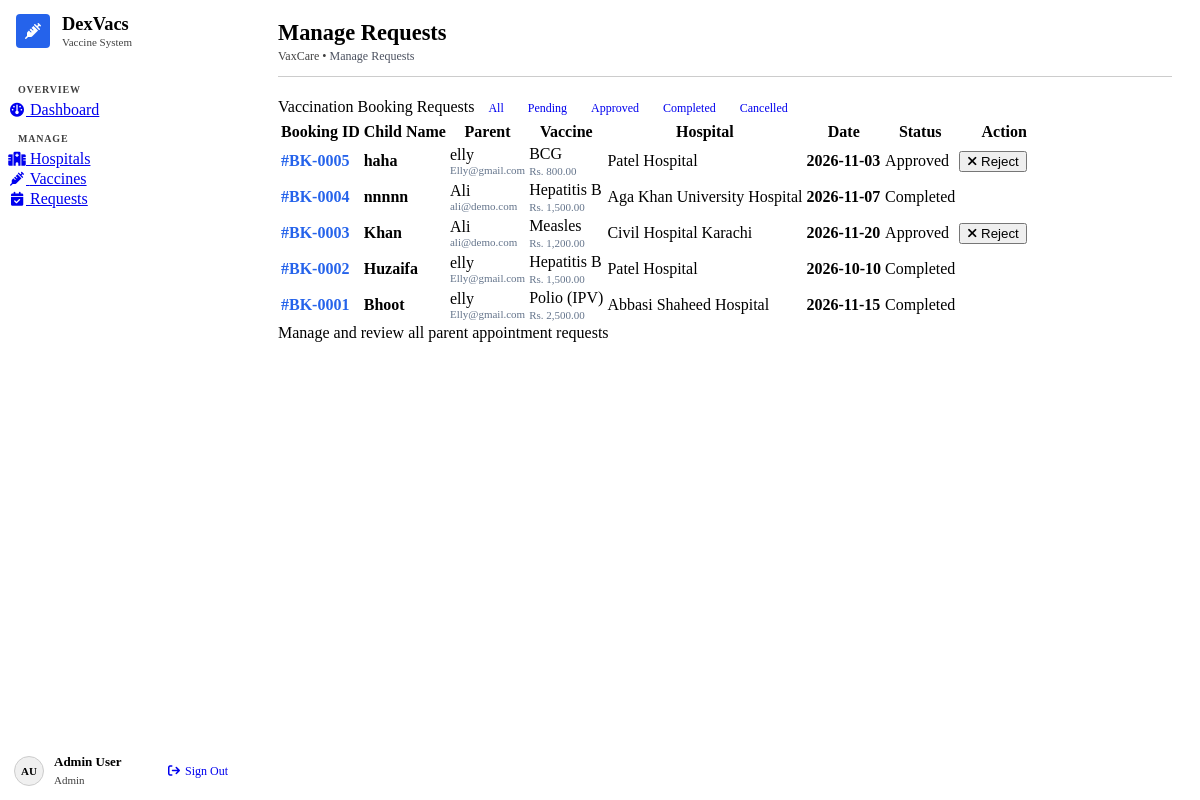
Page /admin/manage-requests.php (signed in) on the committed database.
### tables this page shows
CREATE TABLE `bookings` (
  `id` int(11) NOT NULL AUTO_INCREMENT,
  `child_id` int(11) NOT NULL,
  `hospital_id` int(11) NOT NULL,
  `vaccine_id` int(11) NOT NULL,
  `booking_date` date NOT NULL,
  `status` enum('Pending','Approved','Completed','Cancelled') DEFAULT 'Pending',
  `created_at` timestamp NOT NULL DEFAULT current_timestamp(),
  PRIMARY KEY (`id`),
  KEY `child_id` (`child_id`),
  KEY `hospital_id` (`hospital_id`),
  KEY `vaccine_id` (`vaccine_id`),
  CONSTRAINT `bookings_ibfk_1` FOREIGN KEY (`child_id`) REFERENCES `children` (`id`) ON DELETE CASCADE,
  CONSTRAINT `bookings_ibfk_2` FOREIGN KEY (`hospital_id`) REFERENCES `hospitals` (`id`) ON DELETE CASCADE,
  CONSTRAINT `bookings_ibfk_3` FOREIGN KEY (`vaccine_id`) REFERENCES `vaccines` (`id`) ON DELETE CASCADE
);

CREATE TABLE `children` (
  `id` int(11) NOT NULL AUTO_INCREMENT,
  `name` varchar(100) NOT NULL,
  `parent_id` int(11) NOT NULL,
  `vaccine_id` int(11) NOT NULL,
  `hospital_id` int(11) NOT NULL,
  `dob` date DEFAULT NULL,
  `gender` enum('Male','Female','Other') DEFAULT 'Male',
  `status` enum('Not vaccinated','Vaccinated') NOT NULL DEFAULT 'Not vaccinated',
  `certificate_sent` tinyint(1) DEFAULT 0,
  `created_at` timestamp NOT NULL DEFAULT current_timestamp(),
  PRIMARY KEY (`id`),
  KEY `parent_id` (`parent_id`),
  KEY `vaccine_id` (`vaccine_id`),
  KEY `hospital_id` (`hospital_id`),
  CONSTRAINT `children_ibfk_1` FOREIGN KEY (`parent_id`) REFERENCES `users` (`id`) ON DELETE CASCADE,
  CONSTRAINT `children_ibfk_2` FOREIGN KEY (`vaccine_id`) REFERENCES `vaccines` (`id`) ON DELETE CASCADE,
  CONSTRAINT `children_ibfk_3` FOREIGN KEY (`hospital_id`) REFERENCES `hospitals` (`id`) ON DELETE CASCADE
);

CREATE TABLE `users` (
  `id` int(11) NOT NULL AUTO_INCREMENT,
  `email` varchar(255) NOT NULL,
  `password` varchar(255) NOT NULL,
  `name` varchar(100) NOT NULL,
  `phone` varchar(30) DEFAULT NULL,
  `role` enum('Parent','Hospital','Admin') NOT NULL DEFAULT 'Parent',
  `created_at` timestamp NOT NULL DEFAULT current_timestamp(),
  PRIMARY KEY (`id`),
  UNIQUE KEY `email` (`email`)
);

CREATE TABLE `vaccines` (
  `id` int(11) NOT NULL AUTO_INCREMENT,
  `name` varchar(100) NOT NULL,
  `description` text DEFAULT NULL,
  `price` decimal(10,2) NOT NULL,
  `status` enum('Available','Unavailable') NOT NULL DEFAULT 'Available',
  `created_at` timestamp NOT NULL DEFAULT current_timestamp(),
  PRIMARY KEY (`id`)
);

CREATE TABLE `hospitals` (
  `id` int(11) NOT NULL AUTO_INCREMENT,
  `name` varchar(150) NOT NULL,
  `location` varchar(255) NOT NULL,
  `phone` varchar(30) DEFAULT NULL,
  `status` enum('Active','Inactive') DEFAULT 'Active',
  `created_at` timestamp NOT NULL DEFAULT current_timestamp(),
  PRIMARY KEY (`id`)
);

### admin/manage-requests.php (the view, shortened to what this page needs)
<?php
require_once __DIR__ . '/../config/db.php';
$status_filter = $_GET['filter'] ?? 'all';
$query_where = [];
$params = [];
$types = "";
$where_clause = !empty($query_where) ? "WHERE " . implode(" AND ", $query_where) : "";
$sql = "SELECT b.id, c.name as child_name, u.name as parent_name, u.email as parent_email,
               v.name as vaccine_name, v.price as vaccine_price,
               h.name as hospital_name, b.booking_date, b.status
        FROM bookings b
        JOIN children c ON b.child_id = c.id
        JOIN users u ON c.parent_id = u.id
        JOIN vaccines v ON b.vaccine_id = v.id
        JOIN hospitals h ON b.hospital_id = h.id
        $where_clause
        ORDER BY b.id DESC";
if (!empty($params)) {
    $stmt = $conn->prepare($sql);
    $stmt->bind_param($types, ...$params);
    $stmt->execute();
    $result = $stmt->get_result();
} else {
    $result = $conn->query($sql);
}
include __DIR__ . '/../includes/header.php';
?>
<div class="r-card">
  <div class="r-titlebar">
    <span>Vaccination Booking Requests</span>
    <div class="r-filter-tabs">
      <a href="manage-requests.php?filter=all" class="<?php echo ($status_filter === 'all') ? 'active' : ''; ?>">All</a>
      <a href="manage-requests.php?filter=Pending" class="<?php echo ($status_filter === 'Pending') ? 'active' : ''; ?>">Pending</a>
      <a href="manage-requests.php?filter=Approved" class="<?php echo ($status_filter === 'Approved') ? 'active' : ''; ?>">Approved</a>
      <a href="manage-requests.php?filter=Completed" class="<?php echo ($status_filter === 'Completed') ? 'active' : ''; ?>">Completed</a>
      <a href="manage-requests.php?filter=Cancelled" class="<?php echo ($status_filter === 'Cancelled') ? 'active' : ''; ?>">Cancelled</a>
    </div>
  </div>
  <div class="r-card-body" style="padding: 0;">
    <div class="r-table-responsive">
      <table class="r-full" id="requestsTable">
        <thead>
          <tr>
            <th>Booking ID</th>
            <th>Child Name</th>
            <th>Parent</th>
            <th>Vaccine</th>
            <th>Hospital</th>
            <th>Date</th>
            <th>Status</th>
            <th style="text-align: right;">Action</th>
          </tr>
        </thead>
        <tbody>
          <?php if ($result && $result->num_rows > 0): ?>
            <?php while ($b = $result->fetch_assoc()): ?>
            <tr>
              <td><strong style="color: #2563eb;">#BK-<?php echo str_pad($b['id'], 4, '0', STR_PAD_LEFT); ?></strong></td>
              <td><strong><?php echo htmlspecialchars($b['child_name']); ?></strong></td>
              <td>
                <div><?php echo htmlspecialchars($b['parent_name']); ?></div>
                <div style="font-size: 11px; color: #64748b;"><?php echo htmlspecialchars($b['parent_email']); ?></div>
              </td>
              <td>
                <span class="r-badge r-badge-primary"><?php echo htmlspecialchars($b['vaccine_name']); ?></span>
                <div style="font-size: 11px; color: #64748b; margin-top: 2px;">Rs. <?php echo number_format($b['vaccine_price'], 2); ?></div>
              </td>
              <td><?php echo htmlspecialchars($b['hospital_name']); ?></td>
              <td><strong><?php echo htmlspecialchars($b['booking_date']); ?></strong></td>
              <td>
                <?php if ($b['status'] === 'Approved'): ?>
                  <span class="r-badge r-badge-ok">Approved</span>
                <?php elseif ($b['status'] === 'Completed'): ?>
                  <span class="r-badge r-badge-ok">Completed</span>
                <?php elseif ($b['status'] === 'Cancelled'): ?>
                  <span class="r-badge r-badge-danger">Cancelled</span>
                <?php else: ?>
                  <span class="r-badge r-badge-warn">Pending Review</span>
                <?php endif; ?>
              </td>
              <td style="text-align: right;">
                <div style="display: inline-flex; gap: 4px; justify-content: flex-end;">
                  <?php if ($b['status'] !== 'Cancelled' && $b['status'] !== 'Completed'): ?>
                    <form method="POST" style="margin: 0; display: inline;">
                      <button type="submit" name="update_status" class="r-btn r-btn-danger r-btn-sm" onclick="return confirm('Reject or cancel this request?');">
                        <i class="fa-solid fa-xmark"></i> Reject
                      </button>
                    </form>
                  <?php endif; ?>
                </div>
              </td>
            </tr>
            <?php endwhile; ?>
          <?php endif; ?>
        </tbody>
      </table>
    </div>
  </div>
  <div class="r-card-footer">
    <span>Manage and review all parent appointment requests</span>
  </div>
</div>
<?php include __DIR__ . '/../includes/footer.php'; ?>

### assets/css/style.css (style rules this page uses)
html, body { margin: 0; padding: 0; min-height: 100vh; box-sizing: border-box; }
*, *::before, *::after { box-sizing: inherit; }
.r-layout-sidebar { display: flex; min-height: 100vh; width: 100%; }
.r-card { margin-bottom: 20px; }
.r-table-responsive { width: 100%; overflow-x: auto; -webkit-overflow-scrolling: touch; }
.r-filter-tabs { display: inline-flex; gap: 4px; }
.r-filter-tabs a { padding: 4px 10px; font-size: 12px; text-decoration: none; border-radius: var(--r-radius, 4px); }

### rows in the picture
bookings: id "0005", child.name "haha", users.name "elly", users.email "Elly@gmail.com", vaccine.name "BCG", vaccine.price "800.00", hospital.name "Patel Hospital", booking_date "2026-11-03", status "Approved"
bookings: id "0004", child.name "nnnnn", users.name "Ali", users.email "ali@demo.com", vaccine.name "Hepatitis B", vaccine.price "1,500.00", hospital.name "Aga Khan University Hospital", booking_date "2026-11-07", status "Completed"
bookings: id "0003", child.name "Khan", users.name "Ali", users.email "ali@demo.com", vaccine.name "Measles", vaccine.price "1,200.00", hospital.name "Civil Hospital Karachi", booking_date "2026-11-20", status "Approved"
bookings: id "0002", child.name "Huzaifa", users.name "elly", users.email "Elly@gmail.com", vaccine.name "Hepatitis B", vaccine.price "1,500.00", hospital.name "Patel Hospital", booking_date "2026-10-10", status "Completed"
bookings: id "0001", child.name "Bhoot", users.name "elly", users.email "Elly@gmail.com", vaccine.name "Polio (IPV)", vaccine.price "2,500.00", hospital.name "Abbasi Shaheed Hospital", booking_date "2026-11-15", status "Completed"

### other values in the picture
$section_title "OVERVIEW"
$item['label'] "Dashboard"
$section_title "MANAGE"
$item['label'] "Hospitals"
$item['label'] "Vaccines"
$item['label'] "Requests"
$initials "AU"
$user_name "Admin User"
$user_role "Admin"
$page_title "Manage Requests"
